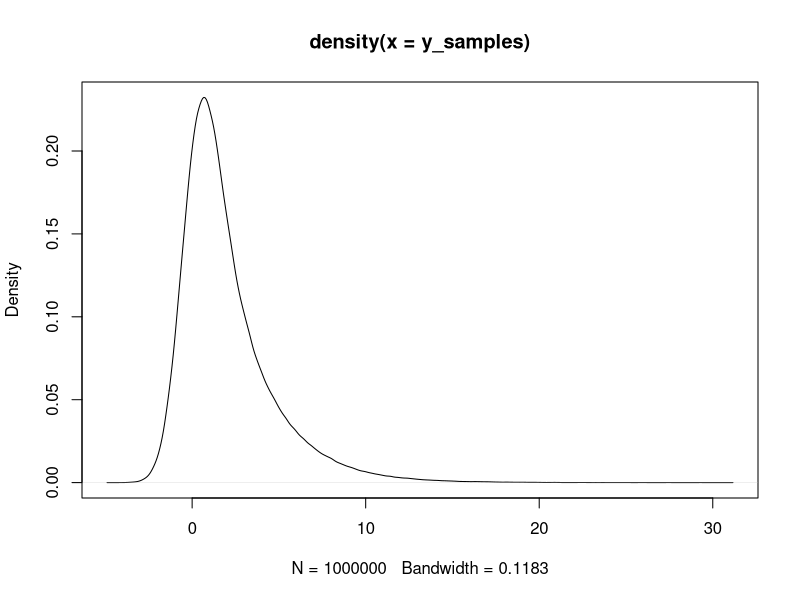

The R script that drew this image:
### SE07 Problem 2
sample_num <- 1000000
dice1 <- sample(0:5, sample_num, replace=TRUE)
dice2 <- sample(0:5, sample_num, replace=TRUE)
d_samples <- abs(dice1 - dice2)
dist <- table(d_samples) / sample_num

# Expected result:
# d_samples
#        0        1        2        3        4        5
# 0.166861 0.277450 0.222178 0.166898 0.111022 0.055591
print(dist)

### SE07 Problem 3 (a)
# Refer to the PDF file for derivation.
y_mean_exact <- 2

### SE07 Problem 3 (b)
x1_samples <- rnorm(sample_num)
x2_samples <- rnorm(sample_num)
y_samples <- (x1_samples + 1) ^ 2 + x2_samples

### SE07 Problem 3 (c)
plot(density(y_samples))

### SE07 Problem 3 (d)
y_mean_numeric = mean(y_samples)
print(abs(y_mean_numeric - y_mean_exact))
